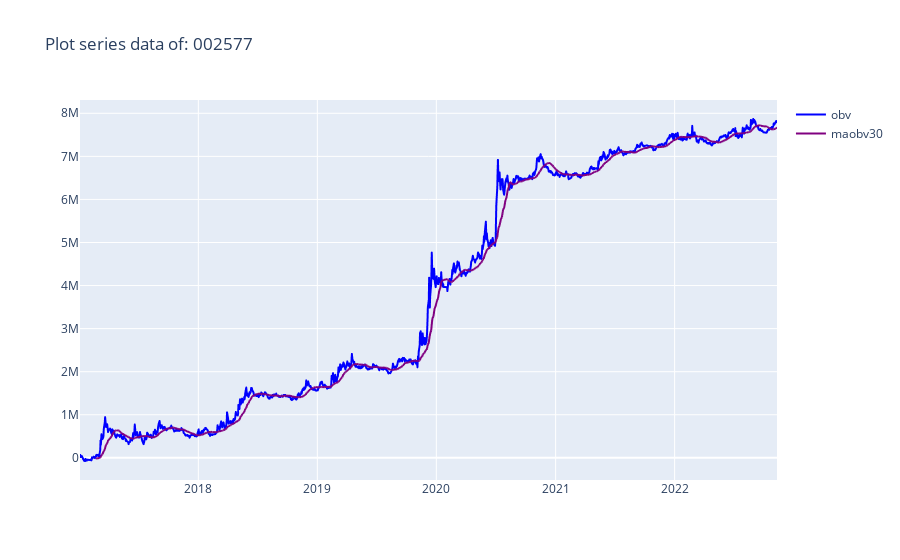

The code cell stored with this chart in its notebook:
### Code cell
ddd(series_list=[obv["002577"], kkk], color_list=["blue", "purple"], legend_list=["obv", "maobv30"])

### Figure 1 — Plotly figure (JSON) as saved in the notebook; plotly's stock layout.template omitted (floating-point values rounded to 4 significant figures; data arrays with more than 128 entries replaced by an {"elided": "..."} marker saying what was removed)
{"data": [{"line": {"color": "blue"}, "name": "obv", "type": "scattergl", "x": {"elided": "1424 str values"}, "y": {"elided": "1424 int values"}}, {"line": {"color": "purple"}, "name": "maobv30", "type": "scattergl", "x": {"elided": "1424 str values"}, "y": {"elided": "1424 float values"}}], "layout": {"title": {"text": "Plot series data of: 002577"}}}
